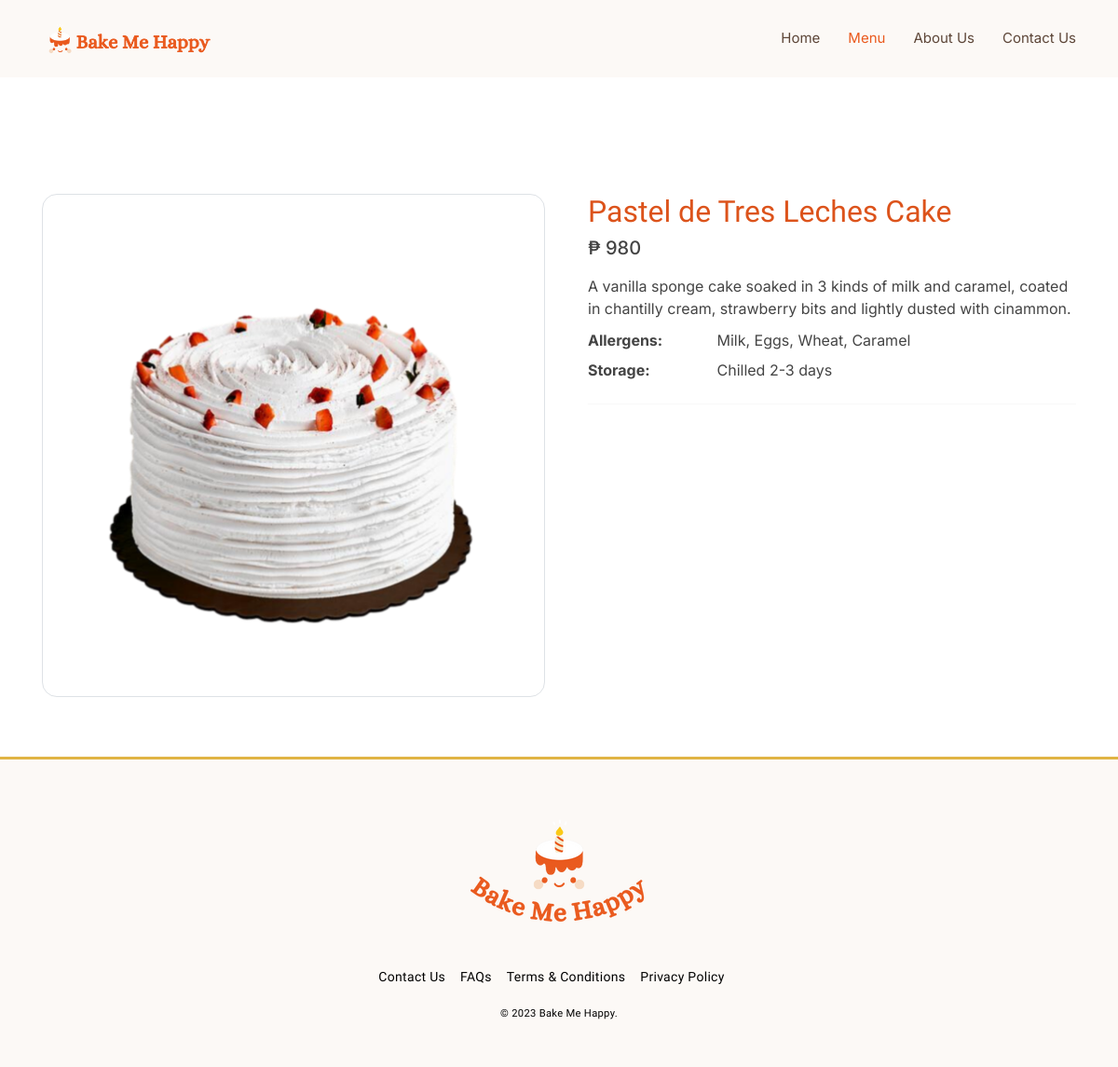
Before: /cake-details.php?id=1 with the older database file.
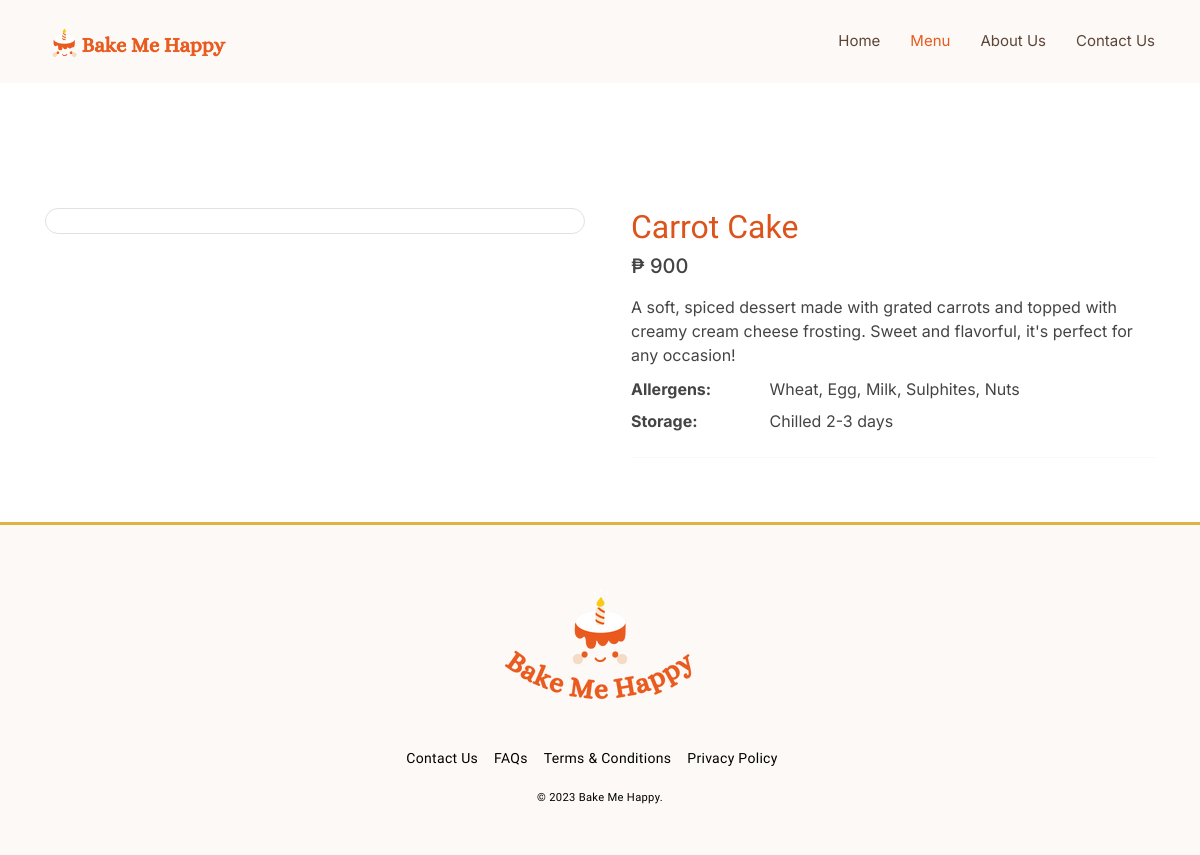
After: the same page with the newer database file.
### tables this page shows
CREATE TABLE `products` (
  `id` int(100) NOT NULL,
  `product_name` varchar(100) NOT NULL,
  `price` varchar(100) NOT NULL,
  `image` varchar(100) NOT NULL,
  `description` varchar(255) NOT NULL,
  `allergens` varchar(100) NOT NULL,
  `storage` varchar(100) NOT NULL
);

### cake-details.php (the view, shortened to what this page needs)
<?php
include 'config.php';
if(isset($_GET['id'])) {
   $id = $_GET['id'];
} else {
     echo "<script>alert('Invalid cake ID');</script>";
     echo "<script>window.location.href = 'index.php';</script>";
     exit();
   }
?>
<!DOCTYPE html>
<html lang="en">
  <head><title>Dolis</title></head>
  <?php include 'head.php'; ?>
  <body>
    <header id="header" class="fixed-top">
      <div class="container d-flex align-items-center justify-content-between">
        <a href="index.php" class="logo"><img src="assets/img/logo.png" alt="" class="img-fluid"></a>
        <nav id="navbar" class="navbar">
          <ul>
            <li><a class="nav-link" href="index.php">Home</a></li>
            <li><a class="nav-link active" href="menu.php">Menu</a></li>
            <li><a class="nav-link" href="about-us.php">About Us</a></li>
            <li><a class="nav-link" href="contact-us.php">Contact Us</a></li>
          </ul>
        </nav>
      </div>
    </header>
    <main id="main">
      <section id="breadcrumbs" class="breadcrumbs">
         <div class="container">
            <ol>
               <li><a href="menu.php"><span>&#8249;</span> Back to Menu</a></li>
            </ol>
         </div>
      </section>
      <?php
            $select_product = mysqli_query($conn, "SELECT * FROM `products` WHERE id = $id") or die('query failed');
            if($select_product){
                $fetch_product = mysqli_fetch_assoc($select_product)
            ?>
      <section class="py-5">
        <div class="container">
          <div class="row gx-5">
            <aside class="col-lg-6">
              <div class="border rounded-4 mb-3 d-flex justify-content-center">
                <a data-fslightbox="mygalley" class="rounded-4" target="" data-type="" href="">
                  <form method="post" action="">
                    <img style="max-width: 100%; max-height: 100vh; margin: auto;" class="rounded-4 fit" src="assets/img/cakes/<?php echo $fetch_product['image']; ?>" alt="">
                </a>
              </div>
            </aside>
            <main class="col-lg-6">
              <div class="ps-lg-3">
                <h2 class="name" style="color: #DC531B;">
                  <?php echo $fetch_product['product_name']; ?>
                </h2>
                <div class="mb-3">
                  <span class="h5">₱ <?php echo $fetch_product['price']; ?></span>
                </div>
                <p class="product_description">
                  <?php echo $fetch_product['description']; ?>
                </p>
                <?php
                     };
                     ?>
                <div class="row">
                  <dt class="col-3">Allergens:</dt>
                  <dd class="col-9"><?php echo $fetch_product['allergens']; ?></dd>
                  <dt class="col-3">Storage:</dt>
                  <dd class="col-9"><?php echo $fetch_product['storage']; ?></dd>
                </div>
                <hr />
              </div>
            </main>
          </div>
        </div>
      </section>
    </main>
    <?php include 'footer.php'; ?>
  </body>
</html>

Changed rows visible on the page:
changed products: product_name "Pastel de Tres Leches Cake" → "Carrot Cake"; price "980" → "900"; description "A vanilla sponge cake soaked in 3 kinds of milk and caramel, coated in chantilly cream, strawberry bits and lightly dusted with cinammon." → "A soft, spiced dessert made with grated carrots and topped with creamy cream cheese frosting. Sweet and flavorful, it's perfect for any occasion!"; allergens "Milk, Eggs, Wheat, Caramel" → "Wheat, Egg, Milk, Sulphites, Nuts"; image: picture removed
